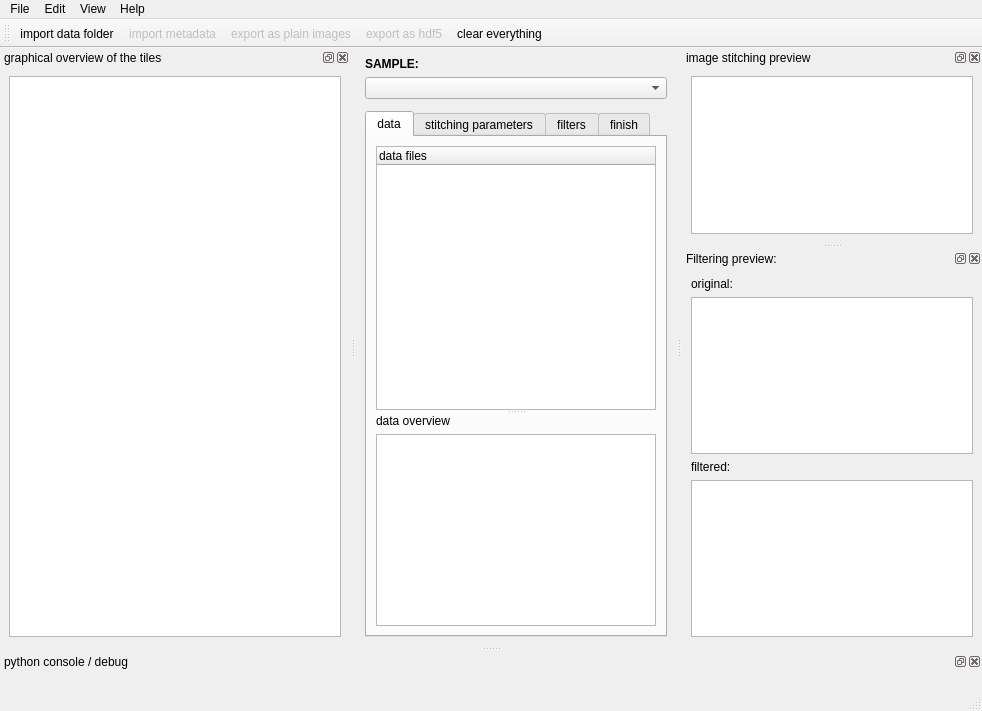
<?xml version="1.0" encoding="UTF-8"?>
<ui version="4.0">
 <class>MainWindow</class>
 <widget class="QMainWindow" name="MainWindow">
  <property name="geometry">
   <rect>
    <x>0</x>
    <y>0</y>
    <width>978</width>
    <height>711</height>
   </rect>
  </property>
  <property name="windowTitle">
   <string>Exterminator-Stitchinator</string>
  </property>
  <property name="windowIcon">
   <iconset resource="../icons.qrc">
    <normaloff>:/exterminator/icons/program_icon.png</normaloff>:/exterminator/icons/program_icon.png</iconset>
  </property>
  <property name="toolTip">
   <string notr="true"/>
  </property>
  <property name="whatsThis">
   <string>dont be silly, what is this? what is that? Are you serious?</string>
  </property>
  <property name="windowFilePath">
   <string notr="true"/>
  </property>
  <property name="tabShape">
   <enum>QTabWidget::Rounded</enum>
  </property>
  <widget class="QWidget" name="centralwidget">
   <layout class="QVBoxLayout" name="verticalLayout_5">
    <item>
     <widget class="QLabel" name="label_4">
      <property name="font">
       <font>
        <weight>75</weight>
        <bold>true</bold>
       </font>
      </property>
      <property name="text">
       <string>SAMPLE:</string>
      </property>
     </widget>
    </item>
    <item>
     <widget class="QComboBox" name="overviewComboBox">
      <property name="font">
       <font>
        <weight>75</weight>
        <italic>true</italic>
        <bold>true</bold>
       </font>
      </property>
     </widget>
    </item>
    <item>
     <widget class="Line" name="line">
      <property name="lineWidth">
       <number>17</number>
      </property>
     </widget>
    </item>
    <item>
     <widget class="QTabWidget" name="tabWidget">
      <property name="enabled">
       <bool>true</bool>
      </property>
      <property name="focusPolicy">
       <enum>Qt::TabFocus</enum>
      </property>
      <property name="acceptDrops">
       <bool>false</bool>
      </property>
      <property name="autoFillBackground">
       <bool>false</bool>
      </property>
      <property name="tabPosition">
       <enum>QTabWidget::North</enum>
      </property>
      <property name="tabShape">
       <enum>QTabWidget::Rounded</enum>
      </property>
      <property name="currentIndex">
       <number>0</number>
      </property>
      <property name="elideMode">
       <enum>Qt::ElideNone</enum>
      </property>
      <property name="documentMode">
       <bool>false</bool>
      </property>
      <property name="tabsClosable">
       <bool>false</bool>
      </property>
      <property name="movable">
       <bool>true</bool>
      </property>
      <widget class="QWidget" name="tab_tiles">
       <attribute name="title">
        <string>data</string>
       </attribute>
       <attribute name="whatsThis">
        <string notr="true">tab where input data files and statistics from them are presented</string>
       </attribute>
       <layout class="QHBoxLayout" name="horizontalLayout">
        <item>
         <widget class="QSplitter" name="splitter">
          <property name="orientation">
           <enum>Qt::Vertical</enum>
          </property>
          <widget class="QTreeWidget" name="treeDataTiles">
           <property name="sizePolicy">
            <sizepolicy hsizetype="Expanding" vsizetype="Expanding">
             <horstretch>0</horstretch>
             <verstretch>1</verstretch>
            </sizepolicy>
           </property>
           <property name="whatsThis">
            <string notr="true">This is widget where in tree maner all input data are presented.
This can be composed just from one detector (in. example BSE) images, or can be complicated more than ten element mappings.
This is not interactive view. If this doesn't work after importing or appending data something is broken.</string>
           </property>
           <column>
            <property name="text">
             <string notr="true">data files</string>
            </property>
           </column>
          </widget>
          <widget class="QWidget" name="verticalLayoutWidget">
           <layout class="QVBoxLayout" name="verticalLayout">
            <item>
             <widget class="QLabel" name="label_2">
              <property name="text">
               <string>data overview</string>
              </property>
             </widget>
            </item>
            <item>
             <widget class="QPlainTextEdit" name="plainTextEdit">
              <property name="sizePolicy">
               <sizepolicy hsizetype="MinimumExpanding" vsizetype="MinimumExpanding">
                <horstretch>1</horstretch>
                <verstretch>1</verstretch>
               </sizepolicy>
              </property>
              <property name="minimumSize">
               <size>
                <width>200</width>
                <height>100</height>
               </size>
              </property>
              <property name="whatsThis">
               <string notr="true">Not inteactive text widget which gets and presents statistics of widget above (data widget)</string>
              </property>
              <property name="readOnly">
               <bool>true</bool>
              </property>
              <property name="plainText">
               <string notr="true"/>
              </property>
             </widget>
            </item>
           </layout>
          </widget>
         </widget>
        </item>
       </layout>
      </widget>
      <widget class="QWidget" name="tab_param">
       <property name="enabled">
        <bool>true</bool>
       </property>
       <attribute name="title">
        <string>stitching parameters</string>
       </attribute>
       <attribute name="whatsThis">
        <string notr="true">tab where preliminary parameters for stitching are sett up from bruker file names alone, or more advanced and precise by bruker jobs files</string>
       </attribute>
       <layout class="QGridLayout" name="gridLayout_4">
        <item row="0" column="0">
         <widget class="QSplitter" name="splitter_2">
          <property name="orientation">
           <enum>Qt::Horizontal</enum>
          </property>
          <widget class="QWidget" name="gridLayoutWidget">
           <layout class="QGridLayout" name="gridLayout_3">
            <item row="0" column="0">
             <widget class="ParameterTree" name="treeParameters">
              <property name="sizePolicy">
               <sizepolicy hsizetype="MinimumExpanding" vsizetype="Expanding">
                <horstretch>0</horstretch>
                <verstretch>0</verstretch>
               </sizepolicy>
              </property>
              <property name="minimumSize">
               <size>
                <width>280</width>
                <height>0</height>
               </size>
              </property>
             </widget>
            </item>
            <item row="1" column="0">
             <widget class="QPushButton" name="setAsDefault">
              <property name="text">
               <string>values to new temporary default</string>
              </property>
             </widget>
            </item>
           </layout>
          </widget>
         </widget>
        </item>
       </layout>
      </widget>
      <widget class="QWidget" name="tab_filters">
       <attribute name="title">
        <string>filters</string>
       </attribute>
       <attribute name="whatsThis">
        <string notr="true">tab where before output particular filter models can be built and applied for every elemental mapping seperatelly</string>
       </attribute>
       <layout class="QVBoxLayout" name="verticalLayout_7">
        <item>
         <widget class="QSplitter" name="splitter_3">
          <property name="orientation">
           <enum>Qt::Vertical</enum>
          </property>
          <widget class="ParameterTree" name="filtersTreeView">
           <property name="editTriggers">
            <set>QAbstractItemView::NoEditTriggers</set>
           </property>
           <property name="alternatingRowColors">
            <bool>true</bool>
           </property>
          </widget>
          <widget class="ParameterTree" name="filterParamView">
           <property name="sizePolicy">
            <sizepolicy hsizetype="Minimum" vsizetype="Minimum">
             <horstretch>0</horstretch>
             <verstretch>0</verstretch>
            </sizepolicy>
           </property>
           <property name="minimumSize">
            <size>
             <width>0</width>
             <height>40</height>
            </size>
           </property>
           <property name="maximumSize">
            <size>
             <width>16777215</width>
             <height>100</height>
            </size>
           </property>
          </widget>
         </widget>
        </item>
       </layout>
      </widget>
      <widget class="QWidget" name="tab_finish">
       <attribute name="title">
        <string>finish</string>
       </attribute>
       <layout class="QVBoxLayout" name="verticalLayout_3">
        <item>
         <widget class="QTreeWidget" name="treeFinalWidget">
          <column>
           <property name="text">
            <string notr="true">stuff (do not edit!)</string>
           </property>
          </column>
          <column>
           <property name="text">
            <string notr="true">final names and titles (editable)</string>
           </property>
          </column>
         </widget>
        </item>
       </layout>
      </widget>
     </widget>
    </item>
   </layout>
  </widget>
  <widget class="QMenuBar" name="menubar">
   <property name="geometry">
    <rect>
     <x>0</x>
     <y>0</y>
     <width>978</width>
     <height>20</height>
    </rect>
   </property>
   <property name="focusPolicy">
    <enum>Qt::NoFocus</enum>
   </property>
   <widget class="QMenu" name="menuFile">
    <property name="title">
     <string>File</string>
    </property>
    <addaction name="actionImportDataFolder"/>
    <addaction name="actionImportMetadata"/>
    <addaction name="actionExportImages"/>
    <addaction name="actionExportHdf5"/>
    <addaction name="separator"/>
    <addaction name="actionQuit"/>
   </widget>
   <widget class="QMenu" name="menuEdit">
    <property name="title">
     <string>Edit</string>
    </property>
    <addaction name="actionClear"/>
   </widget>
   <widget class="QMenu" name="menuHelp">
    <property name="title">
     <string>Help</string>
    </property>
    <addaction name="actionAbout"/>
    <addaction name="actionChangelog"/>
    <addaction name="separator"/>
    <addaction name="actionAbout_Qt"/>
   </widget>
   <widget class="QMenu" name="menuView">
    <property name="title">
     <string>View</string>
    </property>
    <addaction name="actionDynamicWidgets"/>
    <addaction name="separator"/>
   </widget>
   <addaction name="menuFile"/>
   <addaction name="menuEdit"/>
   <addaction name="menuView"/>
   <addaction name="menuHelp"/>
  </widget>
  <widget class="QStatusBar" name="statusbar"/>
  <widget class="QToolBar" name="toolBar">
   <property name="mouseTracking">
    <bool>false</bool>
   </property>
   <property name="focusPolicy">
    <enum>Qt::NoFocus</enum>
   </property>
   <property name="windowTitle">
    <string>toolBar</string>
   </property>
   <property name="whatsThis">
    <string notr="true">Toolbar, what else did you expect?</string>
   </property>
   <property name="movable">
    <bool>true</bool>
   </property>
   <property name="iconSize">
    <size>
     <width>64</width>
     <height>64</height>
    </size>
   </property>
   <attribute name="toolBarArea">
    <enum>TopToolBarArea</enum>
   </attribute>
   <attribute name="toolBarBreak">
    <bool>false</bool>
   </attribute>
   <addaction name="actionImportDataFolder"/>
   <addaction name="actionImportMetadata"/>
   <addaction name="actionExportImages"/>
   <addaction name="actionExportHdf5"/>
   <addaction name="actionClear"/>
  </widget>
  <widget class="QDockWidget" name="overviewWidget">
   <property name="enabled">
    <bool>true</bool>
   </property>
   <property name="sizePolicy">
    <sizepolicy hsizetype="Expanding" vsizetype="Expanding">
     <horstretch>0</horstretch>
     <verstretch>0</verstretch>
    </sizepolicy>
   </property>
   <property name="minimumSize">
    <size>
     <width>350</width>
     <height>150</height>
    </size>
   </property>
   <property name="toolTip">
    <string notr="true">widget with vector
representation of the tiles</string>
   </property>
   <property name="accessibleName">
    <string notr="true"/>
   </property>
   <property name="accessibleDescription">
    <string notr="true"/>
   </property>
   <property name="floating">
    <bool>true</bool>
   </property>
   <property name="features">
    <set>QDockWidget::AllDockWidgetFeatures</set>
   </property>
   <property name="windowTitle">
    <string notr="true">graphical overview of the tiles</string>
   </property>
   <attribute name="dockWidgetArea">
    <number>1</number>
   </attribute>
   <widget class="QWidget" name="dockWidgetContents">
    <property name="sizePolicy">
     <sizepolicy hsizetype="Expanding" vsizetype="Expanding">
      <horstretch>0</horstretch>
      <verstretch>0</verstretch>
     </sizepolicy>
    </property>
    <layout class="QVBoxLayout" name="verticalLayout_2">
     <item>
      <widget class="GraphicsLayoutWidget" name="graphicalOverview"/>
     </item>
    </layout>
   </widget>
  </widget>
  <widget class="QDockWidget" name="consoleWidget">
   <property name="windowTitle">
    <string notr="true">python console / debug</string>
   </property>
   <attribute name="dockWidgetArea">
    <number>8</number>
   </attribute>
   <widget class="QWidget" name="dockWidgetContents_2">
    <layout class="QVBoxLayout" name="verticalLayout_4">
     <item>
      <widget class="ConsoleWidget" name="pythonConsole" native="true"/>
     </item>
    </layout>
   </widget>
  </widget>
  <widget class="QDockWidget" name="stitchWidget">
   <property name="sizePolicy">
    <sizepolicy hsizetype="Expanding" vsizetype="Expanding">
     <horstretch>0</horstretch>
     <verstretch>0</verstretch>
    </sizepolicy>
   </property>
   <property name="floating">
    <bool>false</bool>
   </property>
   <property name="features">
    <set>QDockWidget::AllDockWidgetFeatures</set>
   </property>
   <property name="windowTitle">
    <string notr="true">image stitching preview</string>
   </property>
   <attribute name="dockWidgetArea">
    <number>2</number>
   </attribute>
   <widget class="QWidget" name="dockWidgetContents_5">
    <layout class="QHBoxLayout" name="horizontalLayout_2">
     <item>
      <widget class="GraphicsView" name="graphicsView"/>
     </item>
    </layout>
   </widget>
  </widget>
  <widget class="QDockWidget" name="filterDockWidget">
   <property name="sizePolicy">
    <sizepolicy hsizetype="Expanding" vsizetype="Expanding">
     <horstretch>0</horstretch>
     <verstretch>0</verstretch>
    </sizepolicy>
   </property>
   <property name="minimumSize">
    <size>
     <width>300</width>
     <height>242</height>
    </size>
   </property>
   <property name="windowTitle">
    <string>Filtering preview:</string>
   </property>
   <attribute name="dockWidgetArea">
    <number>2</number>
   </attribute>
   <widget class="QWidget" name="dockWidgetContents_3">
    <layout class="QGridLayout" name="gridLayout">
     <item row="2" column="0">
      <widget class="QLabel" name="label_3">
       <property name="text">
        <string>filtered:</string>
       </property>
      </widget>
     </item>
     <item row="1" column="0">
      <widget class="ImageView" name="originalView"/>
     </item>
     <item row="3" column="0">
      <widget class="ImageView" name="filteredView"/>
     </item>
     <item row="0" column="0">
      <widget class="QLabel" name="label">
       <property name="text">
        <string>original:</string>
       </property>
      </widget>
     </item>
    </layout>
   </widget>
  </widget>
  <action name="actionAbout">
   <property name="text">
    <string>About</string>
   </property>
  </action>
  <action name="actionImportDataFolder">
   <property name="enabled">
    <bool>true</bool>
   </property>
   <property name="icon">
    <iconset resource="../icons.qrc">
     <normaloff>:/exterminator/icons/import_from_dir.svg</normaloff>:/exterminator/icons/import_from_dir.svg</iconset>
   </property>
   <property name="text">
    <string>import data folder</string>
   </property>
   <property name="shortcut">
    <string>Ctrl+O</string>
   </property>
  </action>
  <action name="actionImportMetadata">
   <property name="enabled">
    <bool>false</bool>
   </property>
   <property name="icon">
    <iconset resource="../icons.qrc">
     <normaloff>:/exterminator/icons/import_rtj.svg</normaloff>:/exterminator/icons/import_rtj.svg</iconset>
   </property>
   <property name="text">
    <string>import metadata</string>
   </property>
   <property name="shortcut">
    <string>Ctrl+B</string>
   </property>
  </action>
  <action name="actionExportHdf5">
   <property name="enabled">
    <bool>false</bool>
   </property>
   <property name="icon">
    <iconset resource="../icons.qrc">
     <normaloff>:/exterminator/icons/export_hdf5.svg</normaloff>:/exterminator/icons/export_hdf5.svg</iconset>
   </property>
   <property name="text">
    <string>export as hdf5</string>
   </property>
   <property name="shortcut">
    <string>Ctrl+5</string>
   </property>
  </action>
  <action name="actionExportImages">
   <property name="enabled">
    <bool>false</bool>
   </property>
   <property name="icon">
    <iconset resource="../icons.qrc">
     <normaloff>:/exterminator/icons/export_images.svg</normaloff>:/exterminator/icons/export_images.svg</iconset>
   </property>
   <property name="text">
    <string>export as plain images</string>
   </property>
   <property name="shortcut">
    <string>Ctrl+I</string>
   </property>
  </action>
  <action name="actionQuit">
   <property name="icon">
    <iconset resource="../icons.qrc">
     <normaloff>:/exterminator/icons/system-log-out.svg</normaloff>:/exterminator/icons/system-log-out.svg</iconset>
   </property>
   <property name="text">
    <string>close</string>
   </property>
   <property name="shortcut">
    <string>Ctrl+Q</string>
   </property>
   <property name="shortcutContext">
    <enum>Qt::ApplicationShortcut</enum>
   </property>
  </action>
  <action name="actionClear">
   <property name="icon">
    <iconset resource="../icons.qrc">
     <normaloff>:/exterminator/icons/edit-delete.svg</normaloff>:/exterminator/icons/edit-delete.svg</iconset>
   </property>
   <property name="text">
    <string>clear everything</string>
   </property>
  </action>
  <action name="actionChangelog">
   <property name="text">
    <string>Changelog</string>
   </property>
  </action>
  <action name="actionAbout_Qt">
   <property name="text">
    <string>About Qt</string>
   </property>
  </action>
  <action name="actionDynamicWidgets">
   <property name="checkable">
    <bool>true</bool>
   </property>
   <property name="checked">
    <bool>true</bool>
   </property>
   <property name="text">
    <string notr="true">toggle dynamic visibility of widgets</string>
   </property>
   <property name="toolTip">
    <string notr="true">uncheck to prevent closing/showing graphical dockable widgets by changing tabs in main window</string>
   </property>
  </action>
 </widget>
 <customwidgets>
  <customwidget>
   <class>GraphicsLayoutWidget</class>
   <extends>QGraphicsView</extends>
   <header location="global">pyqtgraph</header>
  </customwidget>
  <customwidget>
   <class>ConsoleWidget</class>
   <extends>QWidget</extends>
   <header>pyqtgraph.console</header>
   <container>1</container>
  </customwidget>
  <customwidget>
   <class>ParameterTree</class>
   <extends>QTreeView</extends>
   <header>pyqtgraph.parametertree</header>
  </customwidget>
  <customwidget>
   <class>GraphicsView</class>
   <extends>QGraphicsView</extends>
   <header location="global">pyqtgraph</header>
  </customwidget>
  <customwidget>
   <class>ImageView</class>
   <extends>QGraphicsView</extends>
   <header location="global">pyqtgraph</header>
  </customwidget>
 </customwidgets>
 <tabstops>
  <tabstop>overviewComboBox</tabstop>
  <tabstop>tabWidget</tabstop>
  <tabstop>treeDataTiles</tabstop>
  <tabstop>plainTextEdit</tabstop>
  <tabstop>treeParameters</tabstop>
  <tabstop>setAsDefault</tabstop>
  <tabstop>filtersTreeView</tabstop>
  <tabstop>filterParamView</tabstop>
  <tabstop>treeFinalWidget</tabstop>
  <tabstop>graphicalOverview</tabstop>
  <tabstop>graphicsView</tabstop>
  <tabstop>originalView</tabstop>
  <tabstop>filteredView</tabstop>
 </tabstops>
 <resources>
  <include location="../icons.qrc"/>
 </resources>
 <connections>
  <connection>
   <sender>actionQuit</sender>
   <signal>triggered()</signal>
   <receiver>MainWindow</receiver>
   <slot>close()</slot>
   <hints>
    <hint type="sourcelabel">
     <x>-1</x>
     <y>-1</y>
    </hint>
    <hint type="destinationlabel">
     <x>373</x>
     <y>299</y>
    </hint>
   </hints>
  </connection>
 </connections>
</ui>
